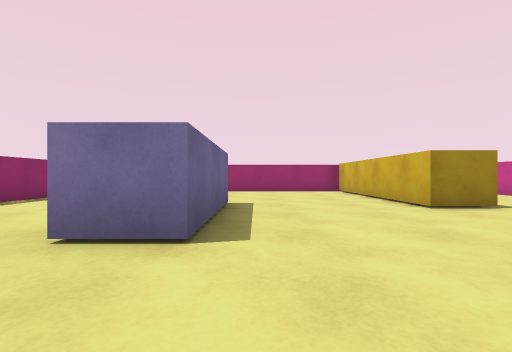
View 1 (above)

13 first-person views from a walk through a Unity game level. The camera is 0.58 m above the floor, looks level and sees 85° across. The floor is counted in squares, 1 m on a side. Each view is taken from the middle of a square. On the plan, view 1 faces up. The plan holds only what a view shows up to about 9 squares ahead; the rest is blank. The player character is not drawn.

View 2
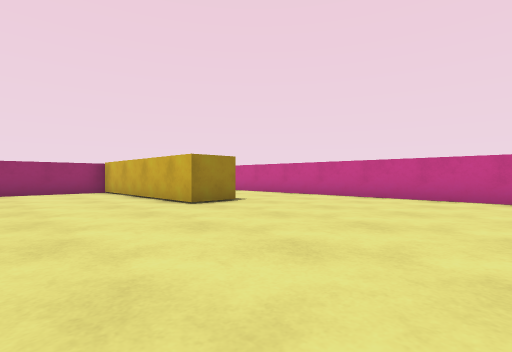

View 3
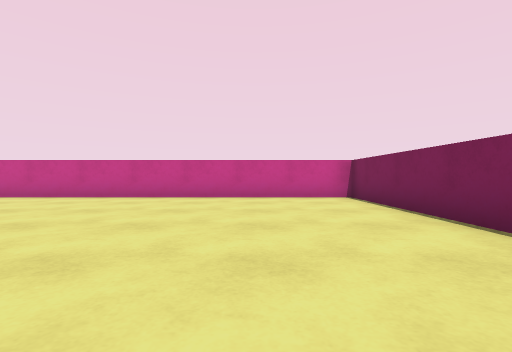

View 4
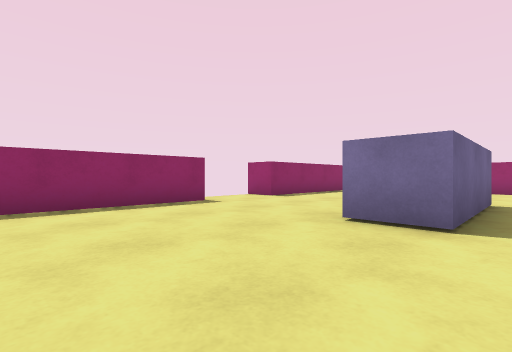

View 5
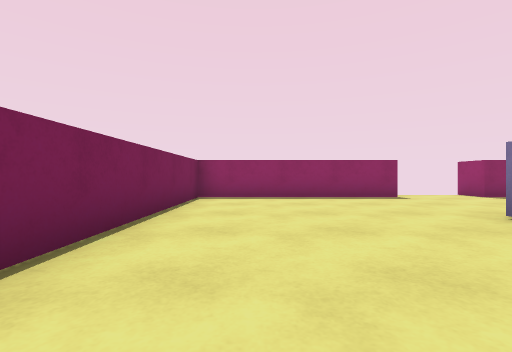

View 6
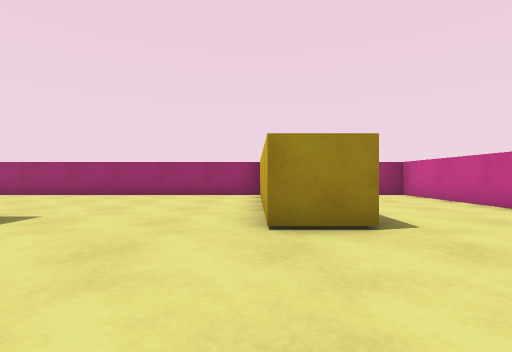

View 7
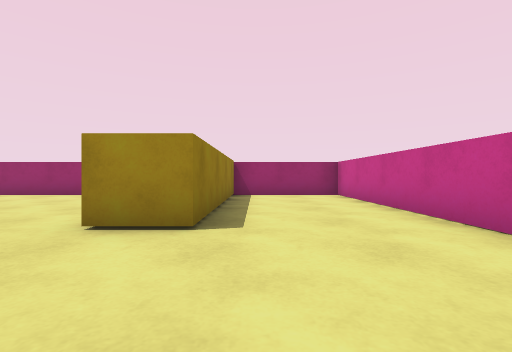

View 8
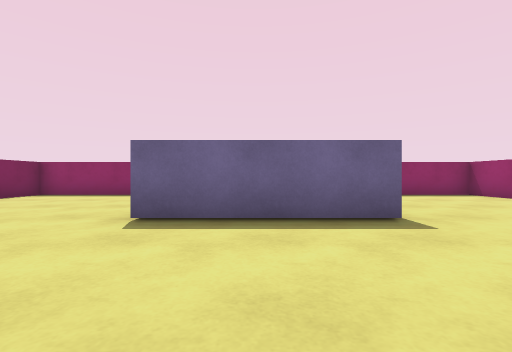

View 9
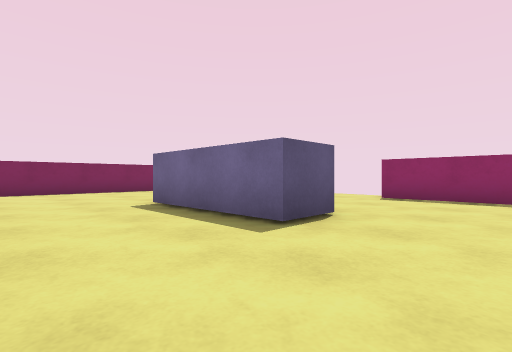

View 10
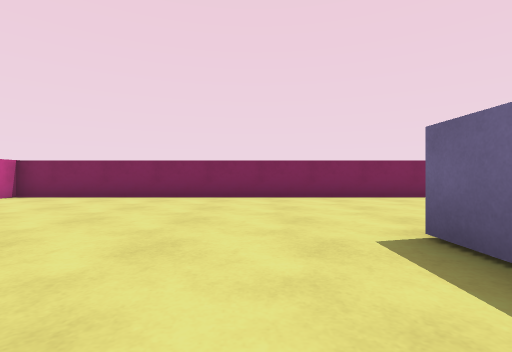

View 11
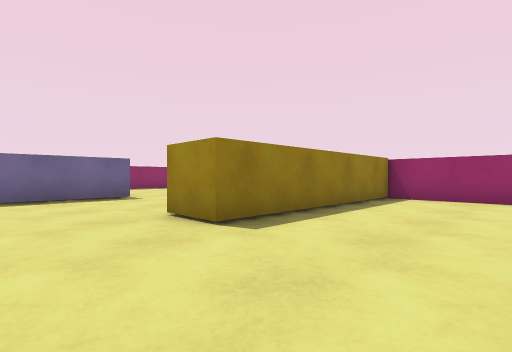

View 12
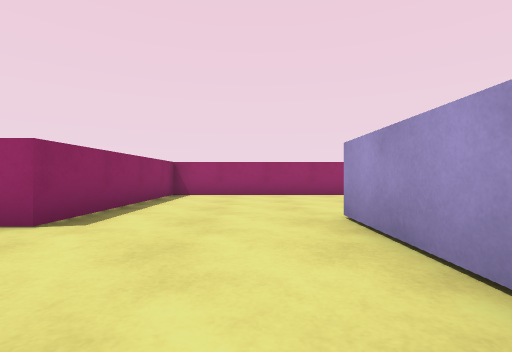

View 13
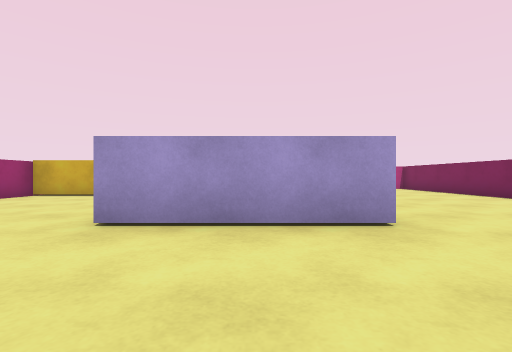

### Floor plan
Points are (right, up) in squares from view 1. A wall is a line through its corners. A room is listed if a view was taken in it or the views show most of it. See-through windows are left out.
Room 1 (views 1, 2, 3, 4, 5, 6, 7, 8, 9, 10, 11, 12, 13)
walls: (-0.6, 2.4) (-1.8, 2.4) (-1.8, 5.9) (-0.6, 5.9) (-0.6, 2.4); (-5.5, 2.9) (-5.5, -2.6) (7.5, -2.6) (7.5, 10.5) (4.3, 10.5) (4.3, 5) (3.1, 5) (3.1, 10.5) (-5.5, 10.5) (-5.5, 5) (-6.5, 5)

Where each view was taken, in squares from view 1:
view 1: 0 up, 0 right, facing up
view 2: 0 up, 0 right, facing up-right
view 3: 0 up, 0 right, facing right
view 4: 1 down, 0 right, facing up-left
view 5: 1 down, 2 right, facing left
view 6: 2 up, 3 right, facing up
view 7: 2 up, 5 right, facing up
view 8: 4 up, 3 right, facing left
view 9: 8 up, 2 right, facing down-left
view 10: 5 up, 1 right, facing down
view 11: 3 up, 7 right, facing up-left
view 12: 2 up, 3 left, facing up
view 13: 4 up, 5 left, facing right
